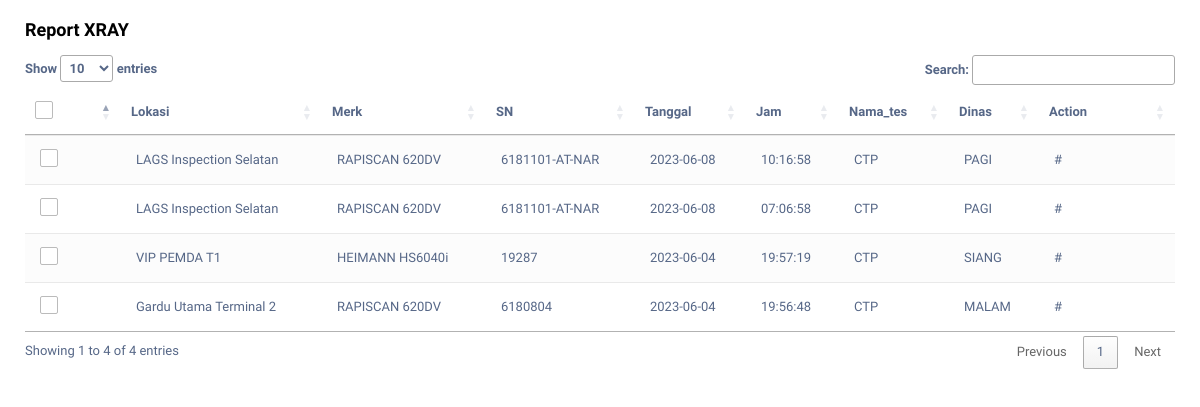
Screenshot of /dashboard/report_xray.php with the database file from the repository.
### tables this page shows
CREATE TABLE `lap_txr1` (
  `id_lap` int(11) NOT NULL,
  `lokasi` varchar(50) NOT NULL,
  `merk` varchar(50) NOT NULL,
  `sn` varchar(20) NOT NULL,
  `peleton` varchar(20) NOT NULL,
  `tanggal` date NOT NULL,
  `jam` time NOT NULL,
  `nama_tes` varchar(5) NOT NULL,
  `dinas` varchar(10) NOT NULL,
  `tes2` int(2) DEFAULT NULL,
  `tes3` int(2) DEFAULT NULL,
  `tes4` int(2) DEFAULT NULL,
  `tes5` int(2) DEFAULT NULL,
  `tes6` int(2) DEFAULT NULL,
  `tes7` int(2) DEFAULT NULL,
  `tes8` int(2) DEFAULT NULL,
  `tes9` int(2) DEFAULT NULL,
  `tes10` int(2) DEFAULT NULL,
  `tes11` int(2) DEFAULT NULL,
  `tes12` int(2) DEFAULT NULL,
  `tes13` int(2) DEFAULT NULL,
  `tes14` int(2) DEFAULT NULL,
  `tes15` int(2) DEFAULT NULL,
  `tes16` int(2) DEFAULT NULL,
  `tes17` int(2) DEFAULT NULL,
  `tes18` int(2) DEFAULT NULL,
  `tes19` int(2) DEFAULT NULL,
  `tes20` int(2) DEFAULT NULL,
  `tes21` int(2) DEFAULT NULL,
  `tes22` int(2) DEFAULT NULL,
  `tes23` int(2) DEFAULT NULL,
  `tes24` int(2) DEFAULT NULL,
  `tes25` int(2) DEFAULT NULL,
  `tes26` int(2) DEFAULT NULL,
  `tes27` int(2) DEFAULT NULL,
  `tes28` int(2) DEFAULT NULL,
  `tes29` int(2) DEFAULT NULL,
  `tes30` int(2) DEFAULT NULL,
  `tes31` int(2) DEFAULT NULL,
  `tes32` int(2) DEFAULT NULL,
  `tes33` int(2) DEFAULT NULL,
  `tes34` int(2) DEFAULT NULL,
  `tes35` int(2) DEFAULT NULL,
  `tes36` int(2) DEFAULT NULL,
  `test1a` varchar(100) DEFAULT NULL,
  `test1b` varchar(100) DEFAULT NULL,
  `test2` varchar(100) DEFAULT NULL,
  `test3` varchar(100) DEFAULT NULL,
  `test4` varchar(100) DEFAULT NULL,
  `test5` varchar(100) DEFAULT NULL,
  `petugas` varchar(50) NOT NULL,
  `id_petugas` varchar(20) NOT NULL,
  `jenis_lap` varchar(20) NOT NULL,
  `ttd_img` varchar(50) NOT NULL
);

### dashboard/report_xray.php (the view, shortened to what this page needs)
<!DOCTYPE html>
<html lang="en">
<head>
	<link rel="stylesheet" href="https://maxcdn.bootstrapcdn.com/font-awesome/4.7.0/css/font-awesome.min.css">
	<link rel="stylesheet" href="https://maxcdn.bootstrapcdn.com/bootstrap/3.3.7/css/bootstrap.min.css">
	<link rel="stylesheet" type="text/css" media="screen" href="https://cdn.datatables.net/1.10.19/css/jquery.dataTables.min.css">
</head>
<body>
	<?php
	include "koneksi.php";
	$controladd = $_GET['controladd'];
	?>
	<form method="post" action="">
		<div class="table-wrapper">
			<div class="table-title">
				<div class="row">
					<div class="col-sm-6">
						<h4><b>Report XRAY</b></h4>
					</div>
					<div class="col-sm-6">
					</div>
				</div>
			</div>
			<table id="tabel-data" class="table table-striped table-hover">
				<thead>
					<tr>
						<th>
							<span class="custom-checkbox">
								<label for="selectAll"></label>
							</span>
						</th>
						<th>Lokasi</th>
						<th>Merk</th>
						<th>SN</th>
                        <th>Tanggal</th>
                        <th>Jam</th>
                        <th>Nama_tes</th>
                        <th>Dinas</th>
                        <th>Action</th>
					</tr>
				</thead>
				<tbody>
                <?php
					$ksql = "SELECT * FROM lap_txr1 ORDER BY id_lap DESC";
					$khasil = mysqli_query($conn, $ksql);
					while ($krow = mysqli_fetch_array($khasil)) {
					?>
						<tr>
							<td>
								<span class="custom-checkbox">
									<label for="checkbox5"></label>
								</span>
							</td>
							<td><?php echo $krow['lokasi']; ?></td>
							<td><?php echo $krow['merk']; ?></td>
							<td><?php echo $krow['sn']; ?></td>
                            <td><?php echo $krow['tanggal']; ?></td>
                            <td><?php echo $krow['jam']; ?></td>
                            <td><?php echo $krow['nama_tes']; ?></td>
                            <td><?php echo $krow['dinas']; ?></td>
							<td>
								<?php
								if ($controladd == "1") {
								?>
									<a href="#printEmployeeModal<?php echo $krow['id_lap']; ?>" class="print" data-toggle="modal"><i class="material-icons" data-toggle="tooltip" title="Print">&#xE8AD;</i></a>
									<a href="#editEmployeeModal<?php echo $krow['id_lap']; ?>" class="edit" data-toggle="modal"><i class="material-icons" data-toggle="tooltip" title="Edit">&#xE254;</i></a>
									<a href="#deleteEmployeeModal<?php echo $krow['id_lap']; ?>" class="delete" data-toggle="modal"><i class="material-icons" data-toggle="tooltip" title="Delete">&#xE872;</i></a>
									&nbsp;&nbsp;&nbsp;&nbsp;&nbsp;&nbsp;&nbsp;&nbsp;&nbsp;&nbsp;&nbsp;&nbsp;&nbsp;&nbsp;&nbsp;&nbsp;&nbsp;&nbsp;&nbsp;&nbsp;&nbsp;&nbsp;&nbsp;&nbsp;&nbsp;&nbsp;&nbsp;&nbsp;&nbsp;&nbsp;&nbsp;
								<?php
								} else {
									echo "#";
								}
								?>
							</td>
						</tr>
					<?php
                    }
					?>
				</tbody>
			</table>
		</div>
	</form>
</body>
</html>

### dashboard/report_xray.php (style rules this page uses)
body { color: #566787; background: #fff; font-family: 'Varela Round', sans-serif; font-size: 13px; }
.table-wrapper { background: #fff; padding: 10px 25px; }
.table-title { padding-bottom: 5px; background: #fff; color: #000; }
table.table tr th, table.table tr td { border-color: #e9e9e9; padding: 12px 15px; vertical-align: middle; }
table.table tr th:first-child { width: 60px; }
table.table tr th:last-child { width: 100px; }
table.table-striped tbody tr:nth-of-type(odd) { background-color: #fcfcfc; }
.custom-checkbox { position: relative; }
.custom-checkbox label:before { width: 18px; height: 18px; }
.custom-checkbox label:before { content: ''; margin-right: 10px; display: inline-block; vertical-align: text-top; background: white; border: 1px solid #bbb; border-radius: 2px; box-sizing: border-box; z-index: 2; }

### rows the page displays
lap_txr1: lokasi "LAGS Inspection Selatan", merk "RAPISCAN 620DV", sn "6181101-AT-NAR", tanggal "2023-06-08", jam "10:16:58", nama_tes "CTP", dinas "PAGI"
lap_txr1: lokasi "LAGS Inspection Selatan", merk "RAPISCAN 620DV", sn "6181101-AT-NAR", tanggal "2023-06-08", jam "07:06:58", nama_tes "CTP", dinas "PAGI"
lap_txr1: lokasi "VIP PEMDA T1", merk "HEIMANN HS6040i", sn "19287", tanggal "2023-06-04", jam "19:57:19", nama_tes "CTP", dinas "SIANG"
lap_txr1: lokasi "Gardu Utama Terminal 2", merk "RAPISCAN 620DV", sn "6180804", tanggal "2023-06-04", jam "19:56:48", nama_tes "CTP", dinas "MALAM"
